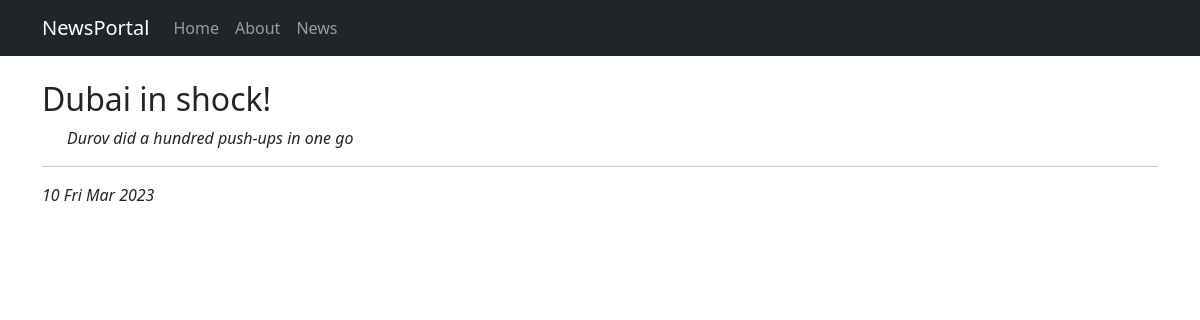
Before: /news/3 with the older database file.
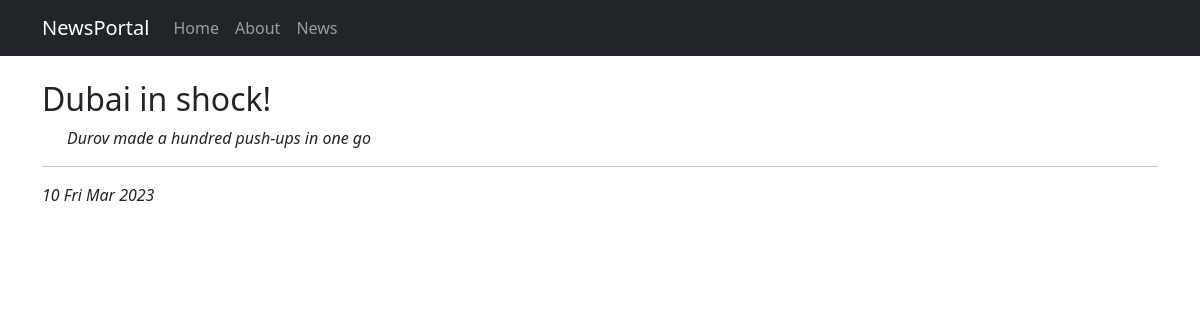
After: the same page with the newer database file.
### news/models.py (models this page shows, shortened)
class Post(models.Model):
    objects = None
    article = 'art'
    news = 'news'
    PUBLICATION = [
        (article, 'Статья'),
        (news, 'Новость'),
    ]
    postAuthor = models.ForeignKey(Author, on_delete=models.CASCADE)
    categoryType = models.CharField(max_length=4, choices=PUBLICATION, default=news)
    title = models.CharField(max_length=255)
    time_in_Post = models.DateTimeField(auto_now_add=True)
    time_out = models.DateTimeField(null=True)
    postCategory = models.ManyToManyField(Category, through='PostCategory')
    text = models.TextField()
    rating = models.IntegerField(default=0)

### news/views.py (the view)
# urls.py: path('<int:pk>', PostDetail.as_view()),
class PostDetail(DetailView):
    model = Post
    template_name = 'flatpages/post.html'
    context_object_name = 'post'

### templates/flatpages/post.html (shortened to what this page needs)
{% extends 'flatpages/default.html' %}
{% block content %}
<br>
<h2 style="text-align: left;">{{post.title}}</h2>
<p style="text-align: left; text-indent: 25px;"><em>{{post.text}}<br/></em></p><hr>
<p style="text-align: left;"><em>{{post.time_out|date:'d D M Y'}}</em></p>
{% endblock content %}

Changed rows visible on the page:
changed Post "Dubai in shoсk!": text "Durov did a hundred push-ups in one go" → "Durov made a hundred push-ups in one go"
